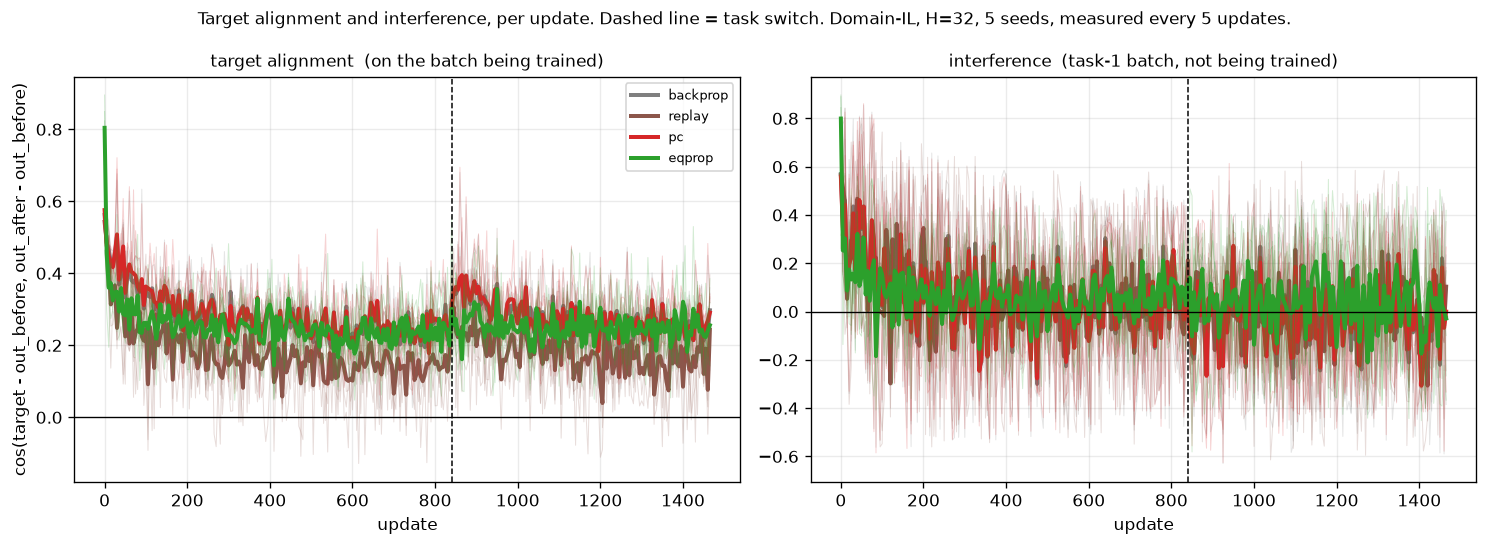

Write the Python code that produced this figure.
"""Does PC show the higher target alignment [R1] Fig 3b claims, and if so does that alignment
buy it less interference on task 1?

WHY THIS IS THE RIGHT NEXT EXPERIMENT
    The A series (52, 53, 56, 57, 59, 60) established that PC does not forget less than backprop
    anywhere we have looked. But script 54 established that PC's updates genuinely ARE different
    -- cos 0.814 against backprop's on W2, 0.197 for EqProp. So credit assignment changes without
    the forgetting trade-off changing, and the obvious question is why those two come apart.

    [R1]'s answer would be target alignment. Their claim is that prospective configuration moves
    the outputs more directly toward their targets, and that this is what reduces interference.
    That claim is made in a per-update quantity, so it can be tested directly rather than
    inferred from accuracy curves -- and it is BUDGET-INDEPENDENT BY CONSTRUCTION, which no
    accuracy metric in this project is.

TWO NUMBERS, AND THE SECOND IS THE ONE THAT MATTERS HERE
    alignment     cos(target - out_before, out_after - out_before) on the batch being trained.
                  [R1]'s own measure, exactly as `knowledge_base.md` §11.4 records it. How much
                  of the update goes toward the current target.
    interference  the same cosine on a FIXED TASK-1 BATCH that is not being trained, measured
                  during task 2. How much of each update goes toward -- or away from -- task 1's
                  targets. Negative is forgetting caught per update instead of at an endpoint.

    Alignment is [R1]'s mechanism; interference is what the mechanism is supposed to buy. Running
    both in one pass is the point: it can separate "PC is not more aligned here" from "PC is more
    aligned and alignment does not control forgetting".

PRE-COMMITTED READINGS -- what each outcome would mean
    PC more aligned AND less interfering  -> [R1]'s mechanism reproduces, and the A-series null
                                             needs explaining as a failure to CONVERT it.
    PC more aligned, interference equal   -> alignment is real but is not what sets forgetting.
                                             This is the strongest result available here: it
                                             would locate exactly where their argument breaks.
    PC not more aligned                   -> the mechanism does not reproduce at this scale, and
                                             the A-series null is unsurprising rather than
                                             puzzling. Then the depth axis (55/59) is the place
                                             their claim could still live.
    EqProp: 54 measured its update as nearly orthogonal to backprop's. If orthogonal updates
    still give ordinary alignment, alignment is not sensitive to what 54 measured, and the two
    instruments are answering different questions.

DEVIATIONS FROM THE PROTOCOL, STATED
    * Alignment is measured every 5th update, not every update (`probes.alignment_probe`'s
      `every`). It is averaged over a window, so subsampling costs precision in the mean and
      nothing else; it is what makes the probe affordable for EqProp, where each measurement is
      a full relaxation rather than a forward pass.
    * Fixed budgets per task, as script 52, so the accuracy curves are comparable with it.
"""
import sys
import time
from pathlib import Path

ROOT = Path(__file__).resolve().parents[1]
sys.path.insert(0, str(ROOT))

import numpy as np
import matplotlib.pyplot as plt
import torch

from src.protocol import (PROTOCOL, load, build, replace,
                          figure_path as _figure_path, array_path as _array_path)
from src.runner import run_classil
from src.probes import alignment_probe
from src.metrics import metric_grid, report_grid, paired_diff
from src.plotting import plot_learning_curves

SMOKE = "--smoke" in sys.argv


def _tag(f, suffix):
    own = Path(f).resolve() == Path(__file__).resolve()
    return (suffix + "_SMOKE").lstrip("_") if (SMOKE and own) else suffix


def figure_path(f, suffix=""):      # noqa: F811
    return _figure_path(f, _tag(f, suffix))


def array_path(f, suffix=""):       # noqa: F811
    return _array_path(f, _tag(f, suffix))


# ---------------------------------------------------------------- settings
METHODS = ["backprop", "replay", "pc", "eqprop"]
SEEDS = 5
EVAL_EVERY = 10
EVERY = 5                      # measure alignment on every 5th update
REF_N = 200                    # fixed task-1 images the interference probe watches
COLORS = {"backprop": "tab:gray", "replay": "tab:brown",
          "pc": "tab:red", "eqprop": "tab:green"}
TASK_COLORS = ["tab:orange", "tab:blue"]

# ---- read, not chosen: identical to 52 and 60 -----------------------------
HIDDEN = int(np.load(_array_path(str(ROOT / "experiments" /
                                     "41_capacity_vs_hidden_width.py")))["chosen"])
z51 = np.load(_array_path(str(ROOT / "experiments" /
                              "51_matching_the_rules_on_learning_speed.py")))
LR = {m: float(v) for m, v in zip(z51["methods"], z51["lr"])}
SETTLE_TOL, EQ_MAX_STEPS = float(z51["settle_tol"]), int(z51["eq_max_steps"])
PC_STEPS = int(z51["pc_steps"])
T = float(z51["target_steps"])
ITERS = [int(2 * T), int(1.5 * T)]

if SMOKE:
    SEEDS, ITERS, REF_N = 2, [40, 30], 40
    print("--smoke: tiny budget, results are NOT meaningful\n")

print(f"H = {HIDDEN} | domain-IL | {ITERS[0]}+{ITERS[1]} updates | {SEEDS} seeds | "
      f"alignment every {EVERY} updates")
print("  question: is PC more target-aligned than backprop, and does that buy it less "
      "interference?\n")

base = replace(PROTOCOL, hidden=HIDDEN, scenario="domain_il", stop_threshold=None,
               max_iters_per_task=ITERS, eval_every=EVAL_EVERY, seeds=SEEDS)


def settle_kw(method):
    if method == "pc":
        return dict(steps=PC_STEPS)
    if method == "eqprop":
        return dict(max_steps=EQ_MAX_STEPS, settle_tol=SETTLE_TOL)
    return {}


def ref_batch(data, tasks, lmap, n):
    """A fixed batch of TASK-1 images with the units they were trained on.

    Drawn from the reporting eval split, never from training data: the probe must not be able
    to influence the run, and it must not be measured on images the buffer could hold."""
    x, y = data.report_eval
    keep = torch.zeros(len(y), dtype=torch.bool)
    for c in tasks[0]:
        keep |= (y == c)
    idx = keep.nonzero(as_tuple=True)[0][:n]
    yy = y[idx]
    if lmap is not None:
        yy = torch.tensor([lmap[int(v)] for v in yy], device=yy.device)
    return x[idx], yy


# ---------------------------------------------------------------- run
REPLOT = "--replot" in sys.argv and Path(array_path(__file__)).exists()

if REPLOT:
    z = np.load(array_path(__file__), allow_pickle=True)
    steps, switches = z["steps"], list(z["switches"])
    curves = {m: z[f"argmax_{m}"] for m in METHODS}
    align = {m: z[f"align_{m}"] for m in METHODS}
    inter = {m: z[f"inter_{m}"] for m in METHODS}
    upd = {m: z[f"upd_{m}"] for m in METHODS}
    print("--replot: redrawing from saved arrays, no training\n")
else:
    data = load(base)
    curves, align, inter, upd = ({m: [] for m in METHODS} for _ in range(4))
    t0 = time.perf_counter()
    for m in METHODS:
        proto = replace(base, lr={m: LR[m]})
        for seed in range(SEEDS):
            tasks = proto.tasks(seed)
            lmap = proto.label_map(tasks)
            handle = {}
            train_step, predict = build(proto, m, seed, handle=handle, **settle_kw(m))
            wrapped, a_log, i_log = alignment_probe(
                train_step, predict, handle["arch"], handle["obj"], device=proto.device,
                every=EVERY, ref=ref_batch(data, tasks, lmap, REF_N))
            out = run_classil(
                wrapped, predict, tasks, data.train, data.class_idx,
                report_eval=data.report_eval, stop_eval=data.stop_eval,
                max_iters_per_task=ITERS, batch=proto.batch, eval_every=EVAL_EVERY,
                device=proto.device, stop_threshold=None, data_seed=seed, label_map=lmap)
            curves[m].append(out["curves"]["argmax"])
            align[m].append([v for _, v in a_log])
            inter[m].append([v for _, v in i_log])
            upd[m].append([i for i, _ in a_log])
        steps, switches = out["steps"], out["switches"]
        for d in (curves, align, inter, upd):
            d[m] = np.array(d[m], dtype=float)
        print(f"  {m:10s} done  [{time.perf_counter() - t0:6.0f}s]")

sw = switches[0]

# ---------------------------------------------------------------- readings
# Alignment is split at the switch because the two halves answer different questions: during
# task 1 it is [R1]'s claim in its original setting (one task, learning it), during task 2 it is
# the same rule learning something new while task 1 sits underneath.
print(f"\n  {'rule':10s} {'align t1':>10s} {'align t2':>10s} {'INTERFERENCE t2':>17s}")
stat = {}
for m in METHODS:
    u = upd[m][0]
    pre, post = u < sw, u >= sw
    stat[m] = dict(
        a1=align[m][:, pre].mean(1), a2=align[m][:, post].mean(1),
        i2=inter[m][:, post].mean(1), i1=inter[m][:, pre].mean(1))
    s = stat[m]
    print(f"  {m:10s} {s['a1'].mean():+10.3f} {s['a2'].mean():+10.3f} "
          f"{s['i2'].mean():+17.3f}")

print(f"\n  paired against backprop, per seed:")
for m in METHODS[1:]:
    for k, lab in (("a2", "alignment during task 2"), ("i2", "interference on task 1")):
        d, se, n = paired_diff(stat[m][k], stat["backprop"][k])
        flag = "  *" if n > 2 else ""
        print(f"    {m:10s} {lab:26s} {d:+7.3f} +-{se:5.3f}  {n:4.1f}sem{flag}")

a_pc, a_bp = stat["pc"]["a2"].mean(), stat["backprop"]["a2"].mean()
i_pc, i_bp = stat["pc"]["i2"].mean(), stat["backprop"]["i2"].mean()
d_a = paired_diff(stat["pc"]["a2"], stat["backprop"]["a2"])
d_i = paired_diff(stat["pc"]["i2"], stat["backprop"]["i2"])
print("\n  READING (pre-committed in the docstring):")
if d_a[2] > 2 and d_a[0] > 0:
    if d_i[2] > 2 and d_i[0] > 0:
        print("    PC is more aligned AND interferes less -- [R1]'s mechanism reproduces here,")
        print("    so the A-series null is a failure to CONVERT it into retention.")
    else:
        print("    PC IS more target-aligned than backprop, and interference is unchanged.")
        print("    Alignment is real and is NOT what sets forgetting in this task family --")
        print("    which locates exactly where [R1]'s argument stops carrying.")
else:
    print("    PC is not more target-aligned than backprop here, so [R1]'s mechanism does not")
    print("    reproduce at this scale and the A-series null is unsurprising rather than")
    print("    puzzling. Depth (55/59) is where their claim could still live.")

report_grid({m: metric_grid(steps, curves[m], sw) for m in METHODS},
            METHODS, control="backprop", primary="crossover")

# ================================================================ THE ILLUSTRATION
# What the cosine actually is, drawn on real updates before the aggregate is shown.
#
# THE PROJECTION HERE IS EXACT, not lossy. d_target and d_learn are two vectors in the 5-D
# output space, and two vectors always span a plane. Drawing that plane -- d_target along x,
# the component of d_learn orthogonal to it along y -- reproduces the true angle between them.
# So unlike a PCA picture, the angle you measure with a protractor on this figure IS the number
# in the aggregate panel. Only the 5-D context is lost, not the quantity.
ILLUS_SEED, ILLUS_AT = 0, 3          # measure this many updates after the switch
print(f"\n  drawing the mechanism: one update {ILLUS_AT} steps into task 2, seed {ILLUS_SEED}")
from src.model import make_target as _mt

proto_i = base
tasks_i = proto_i.tasks(ILLUS_SEED)
lmap_i = proto_i.label_map(tasks_i)
# `data` is bound only in the training branch, so --replot must load it here. check_names
# cannot catch this: the name IS assigned at module level, just conditionally.
data_i = load(base) if REPLOT else data
xr, yr = ref_batch(data_i, tasks_i, lmap_i, REF_N)
snaps = {}
for m in METHODS:
    proto = replace(base, lr={m: LR[m]})
    handle = {}
    ts, pr = build(proto, m, ILLUS_SEED, handle=handle, **settle_kw(m))
    grab = {}

    def hook(ti, step, _g=grab):
        _g["switched"] = True

    # train task 1, then take ONE recorded update into task 2 and keep the raw vectors
    state = {"n": 0, "done": False}

    def wrapped(x, y, active=None, _h=handle, _p=pr, _s=state, _g=grab):
        if _g.get("switched") and not _s["done"]:
            _s["n"] += 1
            if _s["n"] == ILLUS_AT:
                with torch.no_grad():
                    ob = _p(x, raw=True).detach().clone()
                    rb = _p(xr, raw=True).detach().clone()
                ts(x, y, active=active)
                with torch.no_grad():
                    oa = _p(x, raw=True).detach().clone()
                    ra = _p(xr, raw=True).detach().clone()
                _g["on"] = (_mt(y, _h["arch"], _h["obj"], device=proto.device) - ob, oa - ob)
                _g["off"] = (_mt(yr, _h["arch"], _h["obj"], device=proto.device) - rb, ra - rb)
                _s["done"] = True
                return
        ts(x, y, active=active)

    run_classil(wrapped, pr, tasks_i, data_i.train, data_i.class_idx,
                report_eval=data_i.report_eval, stop_eval=data_i.stop_eval,
                max_iters_per_task=[ITERS[0], ILLUS_AT + 2], batch=proto.batch,
                eval_every=10 ** 9, device=proto.device, stop_threshold=None,
                data_seed=ILLUS_SEED, label_map=lmap_i, on_task_end=hook)
    snaps[m] = grab

figI, axesI = plt.subplots(2, len(METHODS), figsize=(3.9 * len(METHODS), 7.6))
for col, m in enumerate(METHODS):
    for row, (key, what) in enumerate([("on", "TASK 2 data -- being trained on"),
                                       ("off", "TASK 1 data -- NOT being trained on")]):
        ax = axesI[row][col]
        dt, dl = (v.mean(0).cpu().numpy() for v in snaps[m][key])
        e1 = dt / (np.linalg.norm(dt) + 1e-12)
        perp = dl - (dl @ e1) * e1
        e2 = perp / (np.linalg.norm(perp) + 1e-12)
        nt, nl = float(np.linalg.norm(dt)), float(np.linalg.norm(dl))
        c = float(dt @ dl / (nt * nl + 1e-12))
        # BOTH ARROWS ARE DRAWN AT UNIT LENGTH. One update moves the output a small fraction of
        # the way to the target, so at true scale d_learn is a dot beside d_target and the angle
        # -- the entire quantity -- cannot be seen. A cosine is scale-invariant, so normalising
        # discards nothing that is being measured. The true magnitudes are printed instead, and
        # their ratio is worth reading on its own: it is how far this update closed the gap.
        tx, ty = 1.0, 0.0
        lx, ly = (dl @ e1) / (nl + 1e-12), (dl @ e2) / (nl + 1e-12)
        ax.annotate("", xy=(tx, ty), xytext=(0, 0),
                    arrowprops=dict(arrowstyle="-|>", lw=2.4, color="tab:blue"))
        ax.annotate("", xy=(lx, ly), xytext=(0, 0),
                    arrowprops=dict(arrowstyle="-|>", lw=2.4, color=COLORS[m]))
        ang = np.arctan2(ly, lx)
        th = np.linspace(0, ang, 80)
        ax.plot(0.3 * np.cos(th), 0.3 * np.sin(th), color="k", lw=1.1)
        ax.annotate(f"{np.degrees(ang):+.0f}°", xy=(0.36 * np.cos(ang / 2),
                                                         0.36 * np.sin(ang / 2)),
                    fontsize=9, ha="center", va="center")
        # both annotations at the BOTTOM LEFT: d_learn swings into the upper half whenever the
        # cosine is positive, and in the interference row it lands exactly on a top-left caption
        ax.annotate(f"cos = {c:+.3f}", xy=(0.03, 0.11), xycoords="axes fraction",
                    fontsize=11, weight="bold")
        ax.annotate(f"|d_learn| / |d_target| = {nl / (nt + 1e-12):.3f}   "
                    f"(arrows unit length)",
                    xy=(0.03, 0.04), xycoords="axes fraction", fontsize=7.5, color="dimgray")
        ax.annotate("d_target", xy=(tx, ty), xytext=(-2, 6), textcoords="offset points",
                    fontsize=8, color="tab:blue", ha="right")
        ax.annotate("d_learn", xy=(lx, ly), xytext=(6, 6 if ly >= 0 else -12),
                    textcoords="offset points", fontsize=8, color=COLORS[m])
        ax.axhline(0, color="gray", lw=0.6); ax.axvline(0, color="gray", lw=0.6)
        ax.set_xlim(-1.15, 1.35); ax.set_ylim(-1.25, 1.25)
        ax.set_aspect("equal")
        ax.set_xticks([]); ax.set_yticks([])
        if row == 0:
            ax.set_title(m, fontsize=11)
        if col == 0:
            ax.set_ylabel(what, fontsize=9)
figI.suptitle(
    "WHAT THE COSINE IS: one weight update, "
    f"{ILLUS_AT} steps into task 2, seed {ILLUS_SEED}, batch-averaged output vectors.\n"
    "TOP ROW is [R1]'s target alignment -- the data the update was computed from. BOTTOM ROW is "
    "the SAME update seen by task 1, which it was not computed from: negative there means the "
    "update pushed task 1's outputs away from their own targets.\n"
    "The plane is spanned exactly by the two vectors, so the drawn angle IS the reported "
    "cosine -- unlike a PCA picture, there is no projection loss. Arrows are unit length; the "
    "true magnitude ratio is printed per panel.", fontsize=9.5)
figI.tight_layout()
figI.savefig(figure_path(__file__, "mechanism"), dpi=130, bbox_inches="tight")
print(f"saved {figure_path(__file__, 'mechanism')}")

# ---------------------------------------------------------------- figures
fig, axes = plt.subplots(1, 2, figsize=(12.5, 4.6), sharex=True)
for ax, (D, lab) in zip(axes, [(align, "target alignment  (on the batch being trained)"),
                               (inter, "interference  (task-1 batch, not being trained)")]):
    for m in METHODS:
        u = upd[m][0]
        for r in range(D[m].shape[0]):
            ax.plot(u, D[m][r], color=COLORS[m], lw=0.6, alpha=0.20)
        ax.plot(u, D[m].mean(0), color=COLORS[m], lw=2.4, label=m)
    ax.axvline(sw, color="k", lw=0.9, ls="--")
    ax.axhline(0, color="k", lw=0.8)
    ax.set_xlabel("update")
    ax.set_title(lab, fontsize=10)
    ax.grid(alpha=0.25)
axes[0].set_ylabel("cos(target - out_before, out_after - out_before)")
axes[0].legend(fontsize=8)
fig.suptitle("Target alignment and interference, per update. Dashed line = task switch. "
             f"Domain-IL, H={HIDDEN}, {SEEDS} seeds, measured every {EVERY} updates.",
             fontsize=10)
fig.tight_layout()
fig.savefig(figure_path(__file__), dpi=120, bbox_inches="tight")
print(f"\nsaved {figure_path(__file__)}")

plot_learning_curves(
    steps, curves, METHODS, figure_path(__file__, "accuracy"),
    blocks=[(0, sw, 0), (sw, steps[-1], 1)], ncols=2, task_colors=TASK_COLORS,
    task_labels=["task 1", "task 2"], crossover_after=sw,
    title=f"Accuracy for the same runs -- {base.describe()}",
    legend_kw=dict(loc="upper left", bbox_to_anchor=(1.02, 1), frameon=False))

# ---------------------------------------------------------------- save
if not SMOKE:
    np.savez(array_path(__file__), steps=steps, switches=switches,
             methods=np.array(METHODS), every=EVERY,
             **{f"argmax_{m}": curves[m] for m in METHODS},
             **{f"align_{m}": align[m] for m in METHODS},
             **{f"inter_{m}": inter[m] for m in METHODS},
             **{f"upd_{m}": upd[m] for m in METHODS})
    print(f"saved {array_path(__file__)}")
